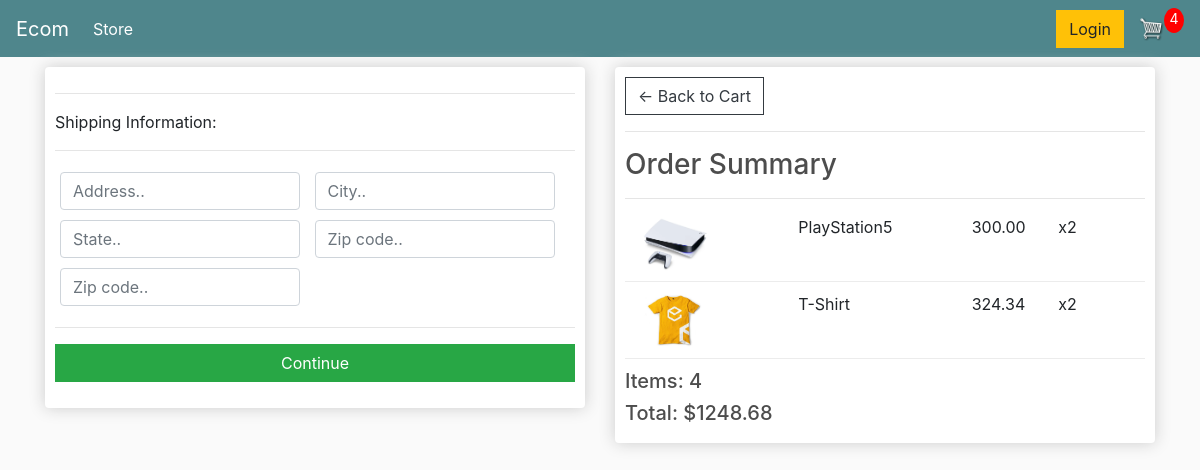
Before: /checkout/ (signed in) with the older database file.
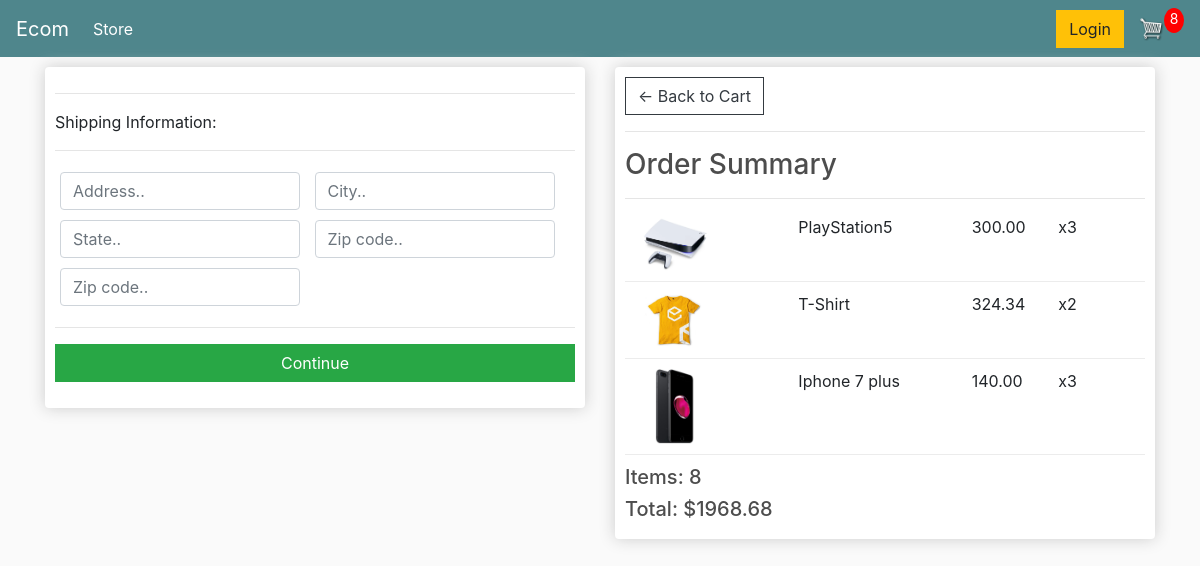
After: the same page with the newer database file.
### store/models.py (models this page shows, shortened)
class OrderItem(models.Model):
    product = models.ForeignKey(Product, on_delete=models.SET_NULL, null=True)
    order = models.ForeignKey(Order, on_delete=models.SET_NULL, null=True)
    quantity = models.IntegerField(default=0, null=True, blank=True)
    date_added = models.DateTimeField(auto_now_add=True)
    @property
    def get_total(self):
        total = self.product.price * self.quantity
        return total

class Product(models.Model):
    name = models.CharField(max_length=200)
    price = models.FloatField()
    digital = models.BooleanField(default=False, null=True, blank=True)
    image = models.ImageField(null=True, blank=True)
    @property
    def imageURL(self):
        try:
            url = self.image.url
        except:
            url = ''
        return url

class Order(models.Model):
    customer = models.ForeignKey(Customer, on_delete=models.SET_NULL, null=True, blank=True)
    date_ordered = models.DateTimeField(auto_now_add=True)
    complete = models.BooleanField(default=False)
    transaction_id = models.CharField(max_length=200, null=True)
    @property
    def shipping(self):
        shipping = False
        orderitems = self.orderitem_set.all()
        for i in orderitems:
            if i.product.digital == False:
                shipping = True
        return shipping
    @property
    def get_cart_total(self):
        orderitems = self.orderitem_set.all()
        total = sum([item.get_total for item in orderitems])
        return total
    @property
    def get_cart_items(self):
        orderitems = self.orderitem_set.all()
        total = sum([item.quantity for item in orderitems])
        return total

### store/views.py (the view, shortened to what this page needs)
# urls.py: path('checkout/', views.checkout, name='checkout'),
def checkout(request):
    if request.user.is_authenticated:
        customer = request.user.customer
        order, created = Order.objects.get_or_create(customer=customer, complete=False)
        items = order.orderitem_set.all()
        cartItems = order.get_cart_items
    context = {
        'items' : items,
        'order' : order,
        'cartItems' : cartItems,
    }
    return render(request, 'store/checkout.html', context)

### store/templates/store/checkout.html (shortened to what this page needs)
{% extends 'store/main.html' %}
{% load static %}
{% block content %}
    <div class="row">
        <div class="col-lg-6">
            <div class="box-element" id="form-wrapper">
                <form id="form">
                    <div id="shipping-info">
                        <hr>
						<p>Shipping Information:</p>
						<hr>
						<div class="form-field">
							<input class="form-control" type="text" name="address" placeholder="Address..">
						</div>
						<div class="form-field">
							<input class="form-control" type="text" name="city" placeholder="City..">
						</div>
						<div class="form-field">
							<input class="form-control" type="text" name="state" placeholder="State..">
						</div>
						<div class="form-field">
							<input class="form-control" type="text" name="zipcode" placeholder="Zip code..">
						</div>
						<div class="form-field">
							<input class="form-control" type="text" name="country" placeholder="Zip code..">
						</div>
                    </div>
                    <hr>
                    <input id="form-button" class="btn btn-success btn-block" type="submit" value="Continue">
                </form>
            </div>
            <br>
        </div>
        <div class="col-lg-6">
            <div class="box-element" id="form-wrapper">
                <a  class="btn btn-outline-dark" href="{% url 'cart' %}">&#x2190; Back to Cart</a>
                <hr>
                <h3>Order Summary</h3>
                <hr>
                {% for item in items %}
                    <div class="cart-row">
                        <div style="flex:2"><img class="row-image" src="{{item.product.imageURL}}"></div>
                        <div style="flex:2"><p>{{item.product.name}}</p></div>
                        <div style="flex:1"><p>{{item.product.price|floatformat:2}}</p></div>
                        <div style="flex:1"><p>x{{item.quantity}}</p></div>
                    </div>
                {% endfor %}
				<h5>Items: {{order.get_cart_items}}</h5>
				<h5>Total: ${{order.get_cart_total|floatformat:2}}</h5>
            </div>
        </div>
    </div>
{% endblock content %}

Changed rows visible on the page:
changed OrderItem "PlayStation5": quantity "2" → "3"
added OrderItem: product.imageURL (picture), product.name "Iphone 7 plus", product.price "140.00", quantity "3"
changed through a linked row, Order: get_cart_items "4" → "8"; get_cart_total "1248.68" → "1968.68"
Other visible differences:
{{ cartItems }}: "4" → "8"
